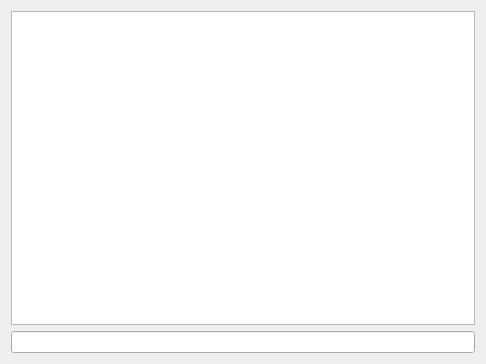
<?xml version="1.0" encoding="UTF-8"?>
<ui version="4.0">
 <class>console</class>
 <widget class="QDialog" name="console">
  <property name="geometry">
   <rect>
    <x>0</x>
    <y>0</y>
    <width>486</width>
    <height>364</height>
   </rect>
  </property>
  <property name="windowTitle">
   <string>console</string>
  </property>
  <layout class="QVBoxLayout" name="verticalLayout">
   <item>
    <widget class="QTextBrowser" name="textBrowser">
     <property name="acceptRichText">
      <bool>false</bool>
     </property>
    </widget>
   </item>
   <item>
    <widget class="QLineEdit" name="lineEdit"/>
   </item>
  </layout>
 </widget>
 <resources/>
 <connections/>
</ui>
